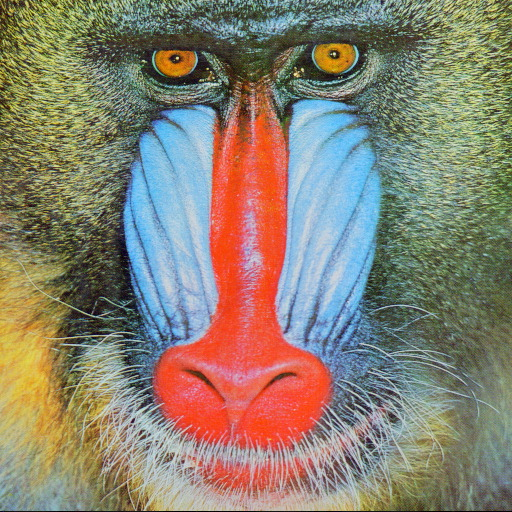
%> input picture pca_reconstruction/data/baboon.jpg, 512 x 512 px
$ octave --eval "add_noise;"   (GNU Octave 9; MATLAB toolbox functions it lacks are replaced by stand-ins)
%> lines starting %> are read from the running program, lines starting %| are printed output that depends on the picture
### pca_reconstruction/pca_single_bit/one_bit_quantizer.m
function [new_img] = one_bit_quantizer(img,thresh)
    range_img = max(img(:)) - min(img(:));
    threshold = range_img * thresh;
    new_img = (img > threshold);
end

### pca_reconstruction/pca_single_bit/get_pca.m
function [coeff, score] = get_pca(img)
%     img = imread('../data/baboon.jpg');
%     img = double(img);
%     X = rgb2gray(img);
    X = double(img);

    [coeff,score] = pca(X);
    Y = score * coeff';

end

### pca_reconstruction/pca_single_bit/add_noise.m
function [] = add_noise()
    img = imread('../data/baboon.jpg');
%> img is the input picture: size 512x512x3 uint8; mean R, G, B 137.1, 129.1, 112.9
    img = rgb2gray(img);
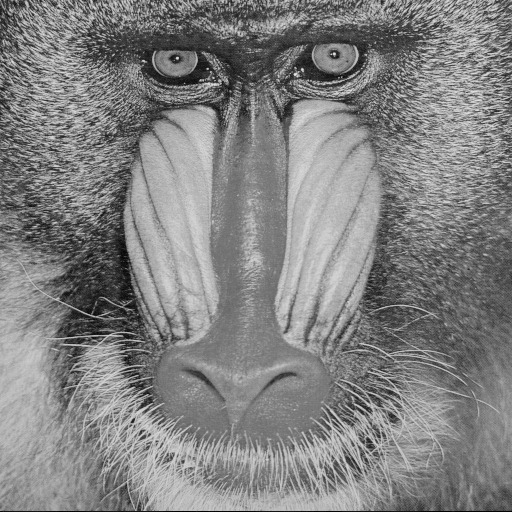
%> img: size 512x512 uint8; min 0, max 234, mean 129.7
    img = mat2gray(img);
%> img: size 512x512 double
    [alpha,V] = get_pca(img);
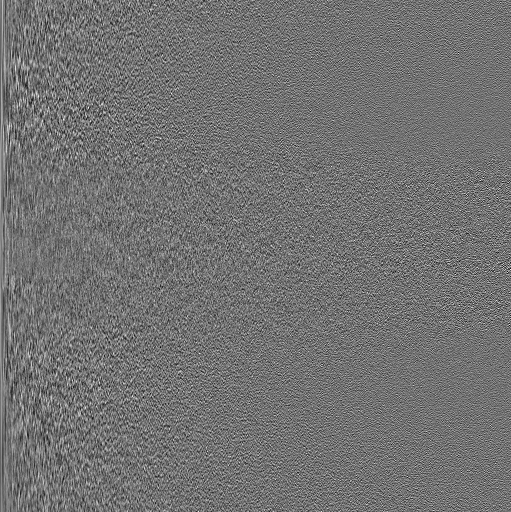
%> alpha: size 512x511 double; min -0.184, max 0.226, mean 0.000147; drawn with min black and max white
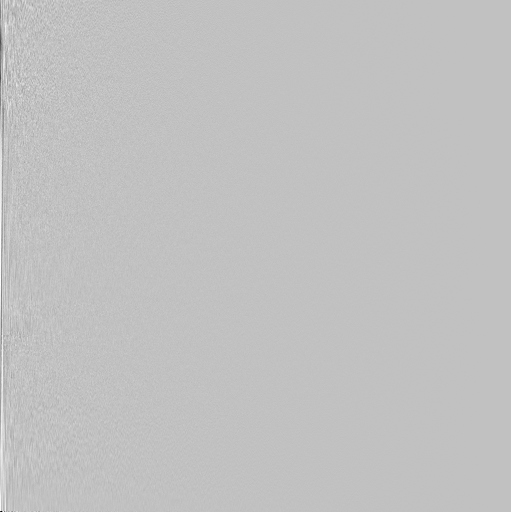
%> V: size 512x511 double; min -8.14, max 2.61, mean 2.76e-17; drawn with min black and max white

    sigma_noise = 1;
    sigma_dither = 1;
    thresh = 0.5;
    img_noisy = img + randn(size(img)) * sigma_noise + randn(size(img)) * sigma_dither;
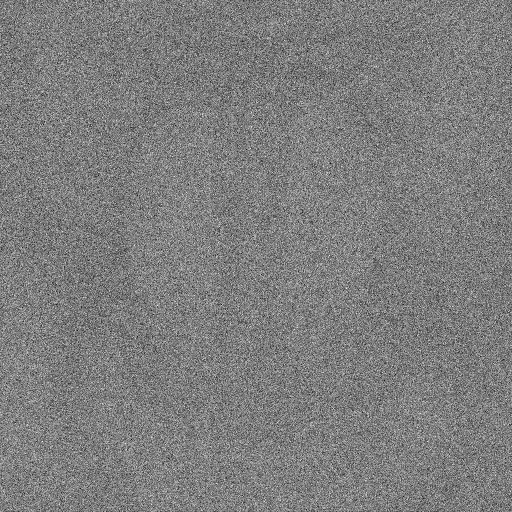
%> img_noisy: size 512x512 double; min -6.13, max 7.37, mean 0.551; drawn with min black and max white
    img_noisy = mat2gray(img_noisy);
    one_bit_logic_img = one_bit_quantizer(img_noisy,thresh);
%> in one_bit_quantizer, `range_img = max(img(:)) - min(img(:));`: range_img = 1
%> in one_bit_quantizer, `threshold = range_img * thresh;`: threshold = 0.5
%> in one_bit_quantizer, `new_img = (img > threshold);`:
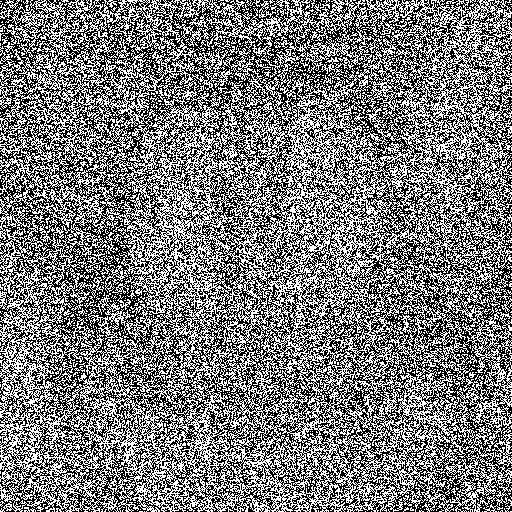
%> new_img: size 512x512 logical; 48.1% white in thin lines or dots
    one_bit_img = double(one_bit_logic_img);
%> one_bit_img: size 512x512 double; values 0 (black) and 1 (white), 48.1% white in thin lines or dots
%     imshow(one_bit_img,[]);

    [alpha_new,V_new] = get_pca(one_bit_img);
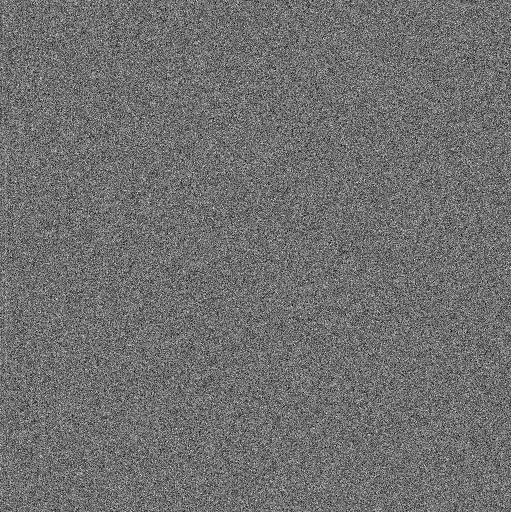
%> alpha_new: size 512x511 double; min -0.161, max 0.206, mean 0.000281; drawn with min black and max white
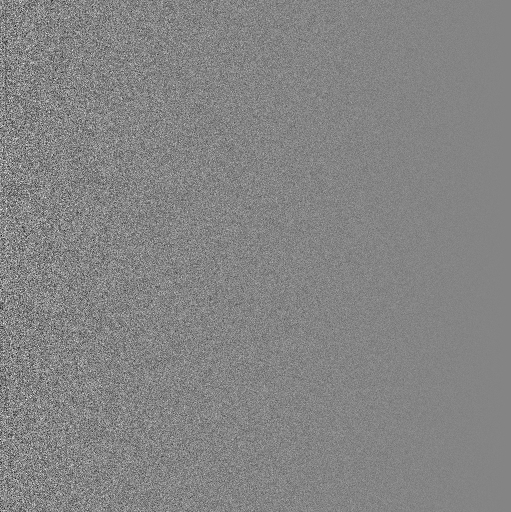
%> V_new: size 512x511 double; min -3.91, max 3.61, mean 1.77e-18; drawn with min black and max white

end
